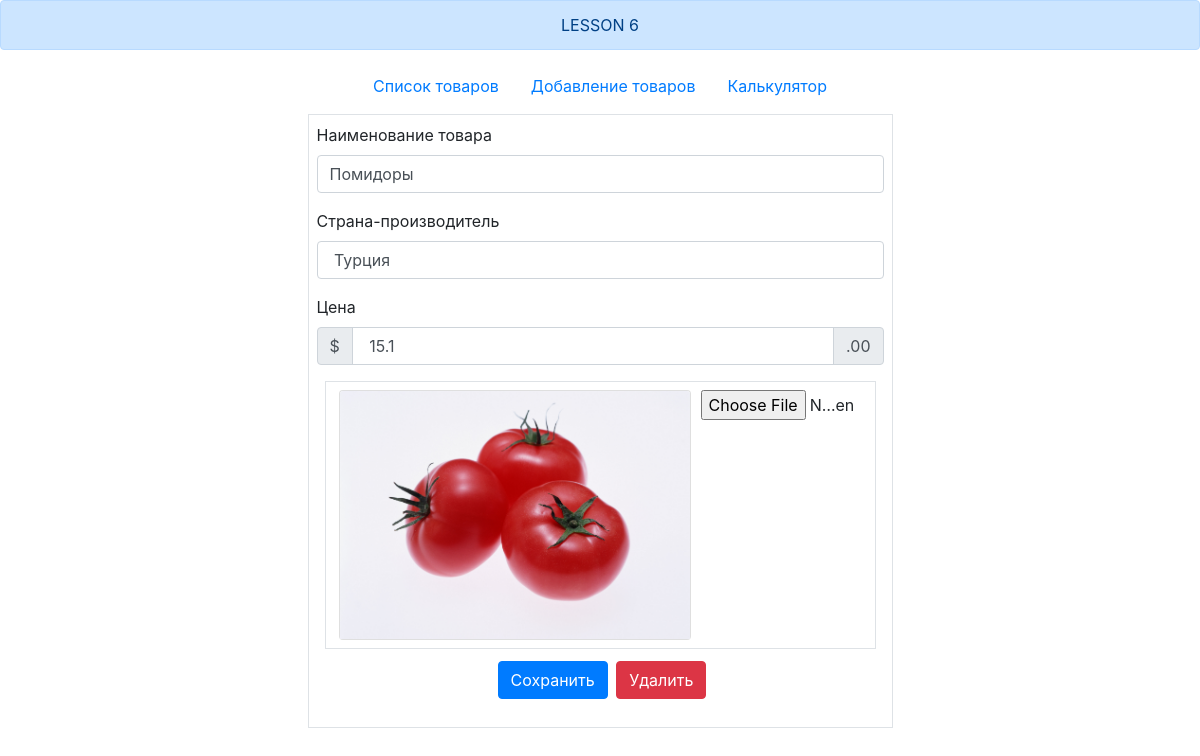
Screenshot of /card.php?id=2 with the database file from the repository.
### tables this page shows
CREATE TABLE IF NOT EXISTS `goods` (
  `id` int(11) NOT NULL AUTO_INCREMENT,
  `name` varchar(255) NOT NULL,
  `country` varchar(255) NOT NULL,
  `price` float NOT NULL,
  `img` varchar(255) NOT NULL,
  PRIMARY KEY (`id`),
  UNIQUE KEY `img` (`img`),
  KEY `name` (`name`),
  KEY `country` (`country`)
);

### engine/models.php (called while the page is built, shortened)
<?php
function getGoodByID($id){
  global $db;
  $res = mysqli_query($db,'SELECT * FROM `goods` WHERE `id` = '.$id);
  return mysqli_fetch_assoc($res);
};

### public/goodForm.php (the view)
<form class= "border p-2" method="post" action = "edit.php<?=$ifID;?>" enctype="multipart/form-data">
  <div class="form-group">
    <label for="goodName">Наименование товара</label>
    <input type="text" class="form-control" id="goodName" name = "name" value="<?= $good['name'];?>">
  </div>
  <div class="form-group">
    <label for="goodCountry">Страна-производитель</label>
    <input type="text" class="form-control" id="goodCountry" name = "country" value=" <?= $good['country'];?>" >
  </div>
  <label for="goodPrice">Цена</label>
  <div class="input-group mb-3">
    <div class="input-group-prepend">
      <span class="input-group-text">$</span>
    </div>
    <input type="text" id="goodPrice" class="form-control" name = "price" value = " <?= $good['price'];?>" aria-label="Amount (to the nearest dollar)">
    <div class="input-group-append">
      <span class="input-group-text">.00</span>
    </div>
  </div>
  <div class="form-row m-2 border p-2">
    <div class="col">
      <div class="card mx-auto" style="width: 22rem;">
        <img class="card-img-top" src=" <?= $good['img'];?>" alt="...">
      </div>
    </div>
    <div class="col">
      <div class="form-group text-center">
        <input type="file" class="form-control-file" id="imgFile" name = "img">
      </div>
    </div>
  </div>
  <div class="form-group text-center">
    <button type="submit" class="btn btn-primary m-1">Сохранить</button>
    <a href="/delete.php?id=<?= $good['id'];?>" class="btn btn-danger " role="button" aria-pressed="true">Удалить</a>
  </div>
</form>

### rows the page displays
goods: name "Помидоры", country "Турция", price "15.1", img (picture)
